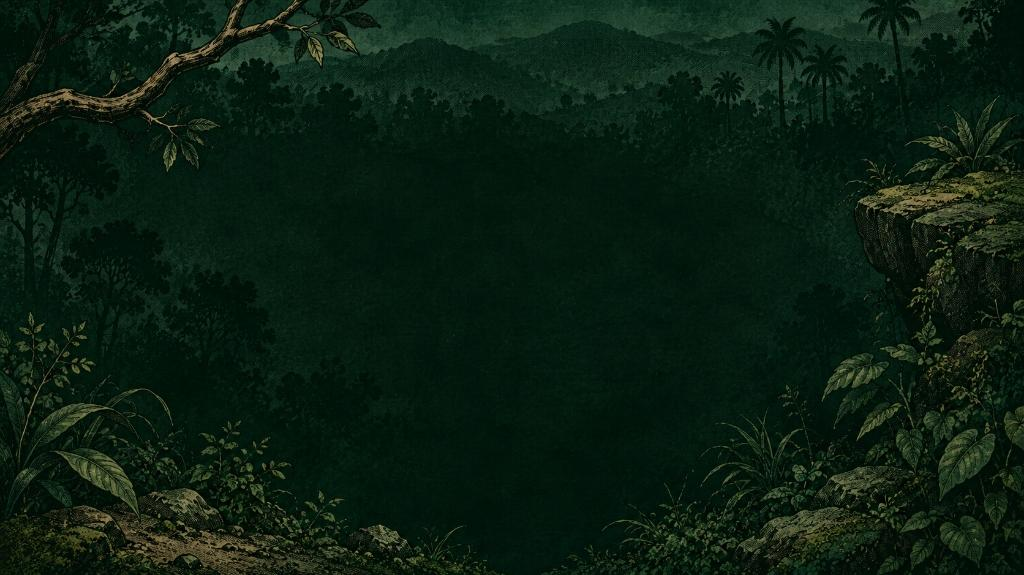
#> input picture projects/snakbite/assets/diversity/diversity_bg.jpg, 1024 x 575 px, found by its file name
$ python test_composition.py
#> lines starting #> are read from the running program, lines starting #| are printed output that depends on the picture; pictures that were not available may be replaced by others from this repository, and a replacement may not be noted
import os
import numpy as np
from PIL import Image

out_dir = r'e:\Portfolio\Snakebite Dataviz\snakbite\assets\diversity'
bg = Image.open(os.path.join(out_dir, 'diversity_bg.jpg')).convert('RGBA')
bw, bh = bg.size # 1024, 575
#> bw = 1024; bh = 575

green = Image.open(os.path.join(out_dir, 'green-01.png'))
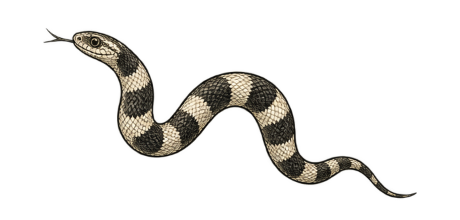
#> input picture projects/snakbite/assets/diversity/banded-05.png, 460 x 220 px, given in place of green-01.png, which was not available
#> green is the input picture: PIL image 460x220 RGBA; mean R, G, B, A 16.8, 15.5, 12.8, 33.1
cobra = Image.open(os.path.join(out_dir, 'cobra-01.png'))
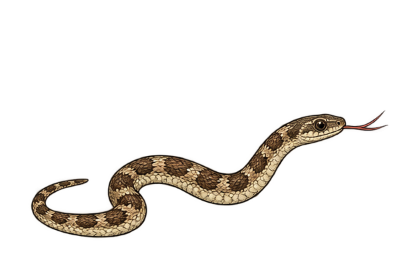
#> input picture projects/snakbite/assets/diversity/brown-03.png, 420 x 260 px, given in place of cobra-01.png, which was not available
#> cobra is the input picture: PIL image 420x260 RGBA; mean R, G, B, A 14.7, 11.9, 8.3, 25.9
brown = Image.open(os.path.join(out_dir, 'brown-01.png'))
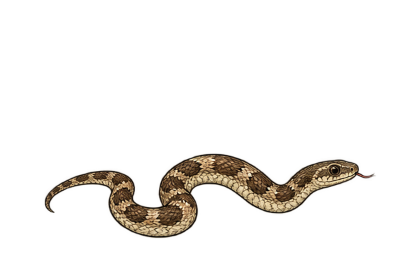
#> input picture projects/snakbite/assets/diversity/brown-01.png, 420 x 260 px, found by its file name
#> brown is the input picture: PIL image 420x260 RGBA; mean R, G, B, A 13.2, 10.7, 7.4, 23.7
banded = Image.open(os.path.join(out_dir, 'banded-01.png'))

# Let's scale each snake to match the mockup scale:
# Green: in mockup, displayed width ~ 300px
# Our canvas is 420x240, so scale factor is ~ 300 / 332 = 0.90 -> size (378, 216)
gw, gh = int(420 * 0.88), int(240 * 0.88)
green_scaled = green.resize((gw, gh), Image.Resampling.LANCZOS)
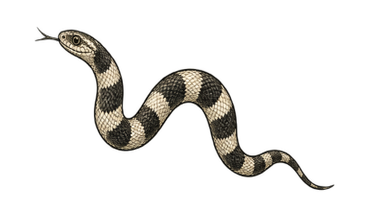
#> green_scaled: PIL image 369x211 RGBA; mean R, G, B, A 15.3, 14.1, 11.7, 33.2; transparent parts drawn white
# Position green on branch:
# Branch top at left is around x = 10, y = 105
green_pos = (-10, 50)

# Cobra: in mockup, displayed width ~ 180px
# Our canvas is 350x350, sprite is 310x311 -> scale ~ 180 / 310 = 0.58 -> size (203, 203)
cw, ch = int(350 * 0.58), int(350 * 0.58)
cobra_scaled = cobra.resize((cw, ch), Image.Resampling.LANCZOS)
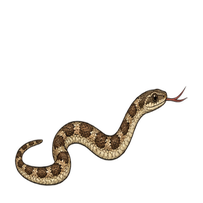
#> cobra_scaled: PIL image 203x203 RGBA; mean R, G, B, A 13.8, 11.1, 7.9, 25.9; transparent parts drawn white
# Cobra coil sits on rock ledge:
# Rock ledge top is at y = 285, x center = 895
# Coil anchor in scaled image is at x = cw // 2 = 101, y = ch - 9 = 194
cobra_pos = (895 - 101, 285 - 194)

# Brown: in mockup, displayed width ~ 300px
# Our canvas is 420x260, sprite is 336x90 -> scale ~ 300 / 336 = 0.89 -> size (374, 231)
brw, brh = int(420 * 0.89), int(260 * 0.89)
brown_scaled = brown.resize((brw, brh), Image.Resampling.LANCZOS)
# Brown sits on lower left path:
# baseline at y ~ 515, x ~ 30
# sprite bottom in canvas is ch - 20 = 240 * 0.89 = 214
brown_pos = (20, 510 - int(240 * 0.89))

# Banded: in mockup, displayed width ~ 320px
# Our canvas is 460x220, sprite is 366x77 -> scale ~ 320 / 366 = 0.87 -> size (400, 191)
bdw, bdh = int(460 * 0.87), int(220 * 0.87)
banded_scaled = banded.resize((bdw, bdh), Image.Resampling.LANCZOS)
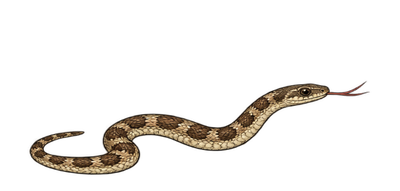
#> banded_scaled: PIL image 400x191 RGBA; mean R, G, B, A 13.9, 11.3, 8, 25.9; transparent parts drawn white
# Banded sits on lower right ground:
# baseline at y ~ 565, x ~ 650
banded_pos = (630, 565 - int(200 * 0.87))

comp = bg.copy()
comp.alpha_composite(green_scaled, green_pos)
comp.alpha_composite(cobra_scaled, cobra_pos)
comp.alpha_composite(brown_scaled, brown_pos)
comp.alpha_composite(banded_scaled, banded_pos)
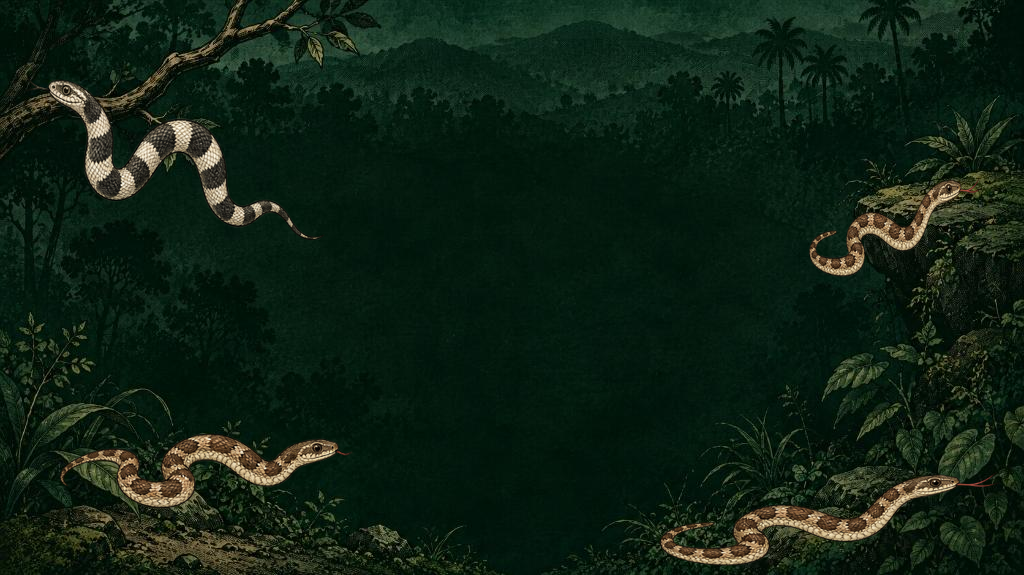
#> comp: PIL image 1024x575 RGBA; mean R, G, B, A 16.2, 34.2, 20.5, 255

comp.convert('RGB').save('scratch/composition_test.jpg', quality=95)
print("Saved composition_test.jpg!")
